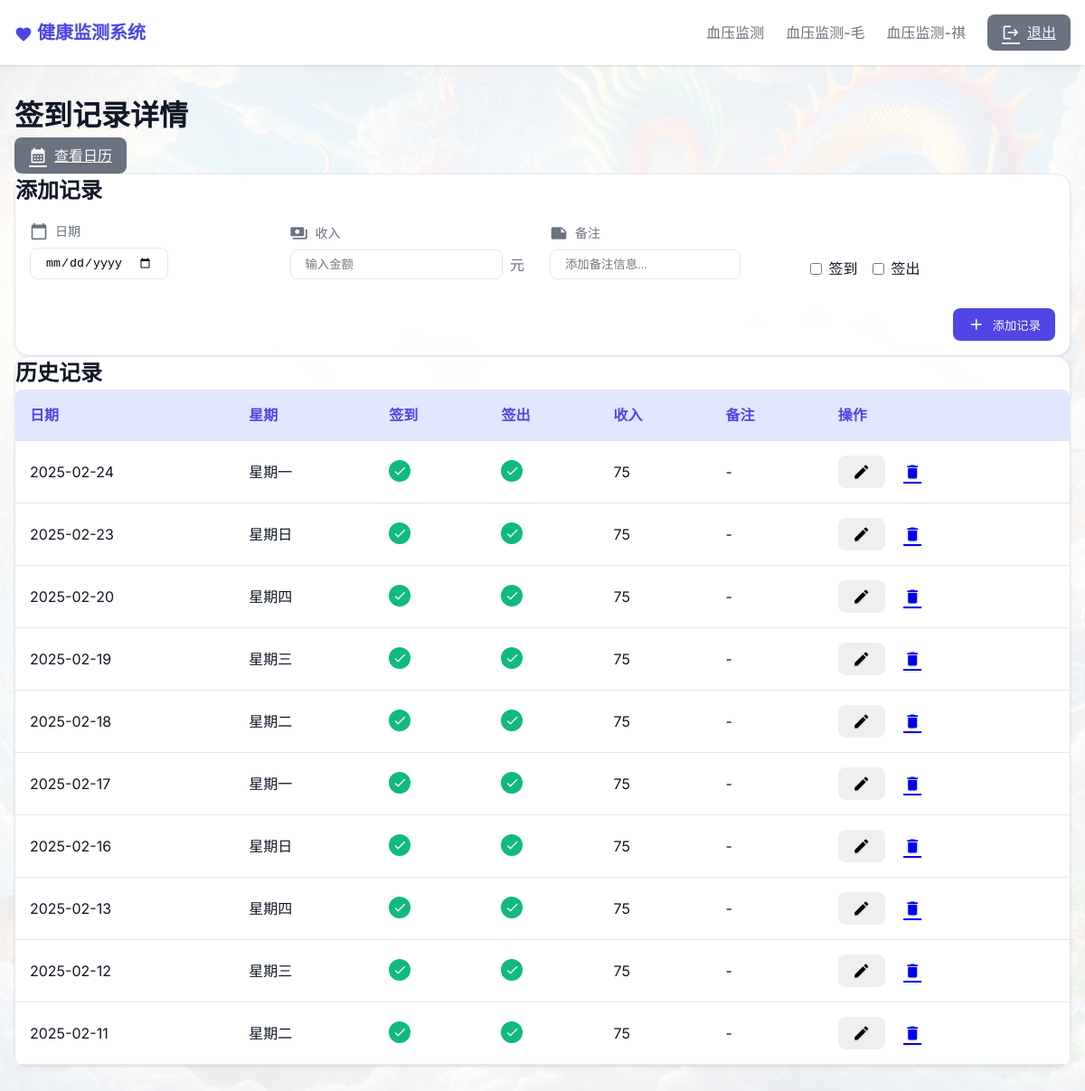
Before: /checkin_detail (signed in) with the older database file.
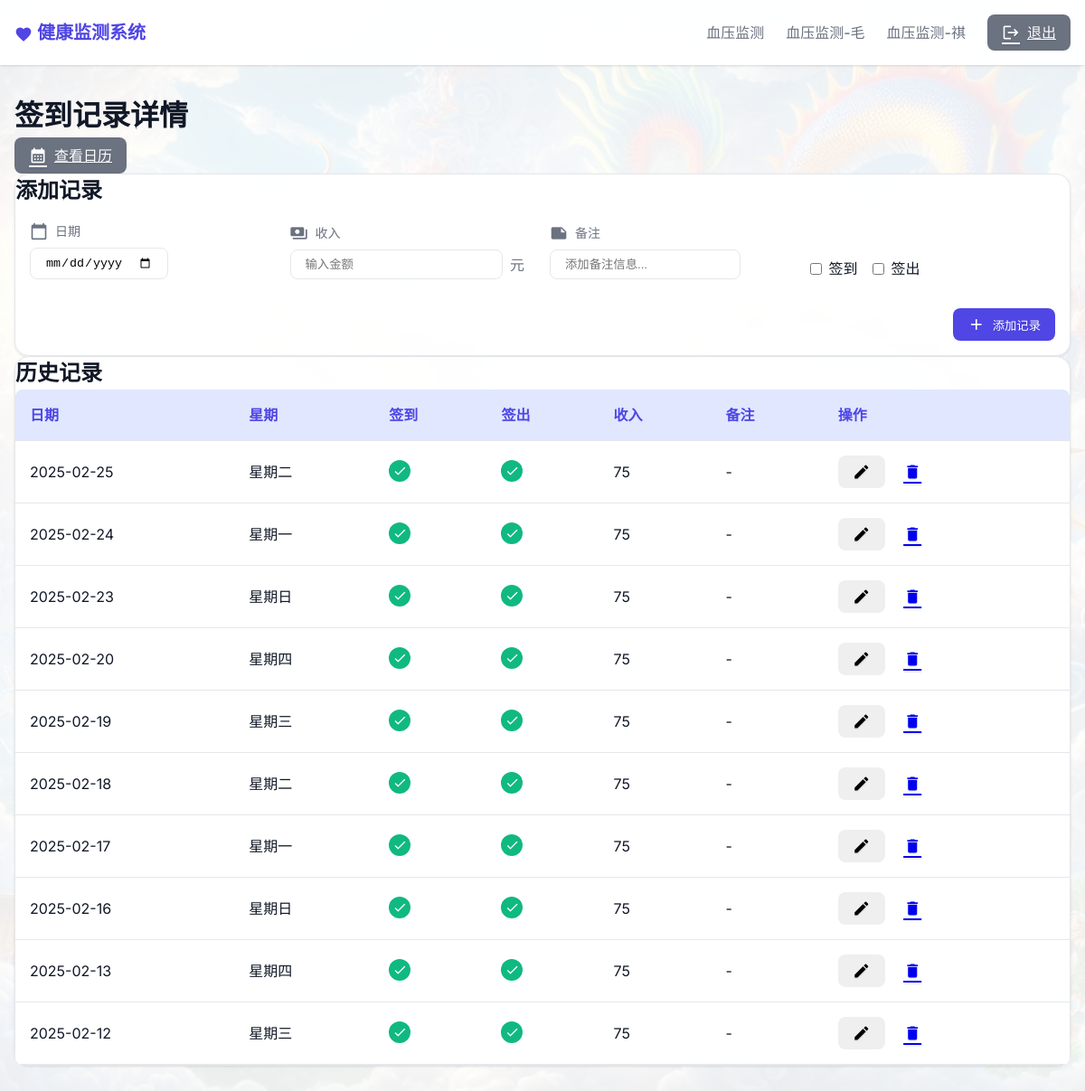
After: the same page with the newer database file.
### tables this page shows
CREATE TABLE checkin_records
                 (id INTEGER PRIMARY KEY AUTOINCREMENT,
                  date TEXT NOT NULL,
                  day_of_week TEXT NOT NULL,
                  checkin BOOLEAN NOT NULL,
                  checkout BOOLEAN NOT NULL,
                  notes TEXT,
                  income DECIMAL(10,2));

### app.py (the view)
@app.route('/checkin_detail')
@login_required
def checkin_detail():
    page = request.args.get('page', 1, type=int)
    per_page = 10
    db = get_db()
    records = db.execute('''
        WITH daily_records AS (
            SELECT
                id,
                date,
                day_of_week,
                MAX(checkin) as checkin_status,
                MAX(checkout) as checkout_status,
                GROUP_CONCAT(notes, ' ') as all_notes
            FROM (
                SELECT
                    id,
                    date,
                    day_of_week,
                    checkin,
                    checkout,
                    notes
                FROM checkin_records
                ORDER BY id DESC
            )
            GROUP BY date
        )
        SELECT
            id,
            date,
            day_of_week,
            checkin_status,
            checkout_status,
            CASE
                WHEN checkin_status = 1 AND checkout_status = 1 THEN 75
                ELSE 0
            END as total_income,
            all_notes
        FROM daily_records
        ORDER BY date DESC
        LIMIT ? OFFSET ?
    ''', [per_page, (page - 1) * per_page]).fetchall()
    total = db.execute('''
        SELECT COUNT(DISTINCT date)
        FROM checkin_records
    ''').fetchone()[0]
    formatted_records = []
    for record in records:
        formatted_records.append({
            'id': record['id'],
            'date': record['date'],
            'day_of_week': record['day_of_week'],
            'checkin': record['checkin_status'],
            'checkout': record['checkout_status'],
            'income': record['total_income'],
            'notes': record['all_notes'].strip() if record['all_notes'] else ''
        })
    db.close()
    total_pages = (total + per_page - 1) // per_page
    return render_template('checkindetail.html',
                         records=formatted_records,
                         current_page=page,
                         total_pages=total_pages)

### app.py (called while the page is built)
def login_required(f):
    @wraps(f)
    def decorated_function(*args, **kwargs):
        if 'logged_in' not in session:
            return redirect(url_for('login'))
        return f(*args, **kwargs)
    return decorated_function

def get_db():
    db = sqlite3.connect('monitor.db')
    db.row_factory = sqlite3.Row
    return db

### templates/checkindetail.html (shortened to what this page needs)
{% extends "base.html" %}
{% block content %}
<div class="page-header">
    <h1 class="page-title">签到记录详情</h1>
    <div class="page-actions">
        <a href="{{ url_for('checkin_calendar', year=current_year, month=current_month) }}" class="btn btn-secondary">
            <span class="material-icons">calendar_month</span>
            查看日历
        </a>
    </div>
</div>
<div class="card">
    <div class="card-header">
        <h2 class="card-title">添加记录</h2>
    </div>
    <div class="card-body">
        <form id="addForm" method="post" action="{{ url_for('add_checkin_record') }}" class="add-form">
            <div class="form-row">
                <div class="form-group">
                    <label class="form-label">
                        <span class="material-icons">calendar_today</span>
                        日期
                    </label>
                    <input type="date" name="date" value="{{ today }}" class="form-control" required>
                </div>
                <div class="form-group">
                    <label class="form-label">
                        <span class="material-icons">payments</span>
                        收入
                    </label>
                    <div class="input-group">
                        <input type="number" name="income" class="form-control" step="0.01" placeholder="输入金额">
                        <span class="unit">元</span>
                    </div>
                </div>
                <div class="form-group">
                    <label class="form-label">
                        <span class="material-icons">note</span>
                        备注
                    </label>
                    <input type="text" name="notes" class="form-control" placeholder="添加备注信息...">
                </div>
                <div class="form-group">
                    <label class="form-label">&nbsp;</label>
                    <div class="checkbox-group">
                        <label class="checkbox-label">
                            <input type="checkbox" name="checkin" value="1">
                            <span>签到</span>
                        </label>
                        <label class="checkbox-label">
                            <input type="checkbox" name="checkout" value="1">
                            <span>签出</span>
                        </label>
                    </div>
                </div>
            </div>
            <div class="form-actions">
                <button type="submit" class="btn btn-primary">
                    <span class="material-icons">add</span>
                    添加记录
                </button>
            </div>
        </form>
    </div>
</div>
<div class="card">
    <div class="card-header">
        <h2 class="card-title">历史记录</h2>
    </div>
    <div class="table-responsive">
        <table>
            <thead>
                <tr>
                    <th>日期</th>
                    <th>星期</th>
                    <th>签到</th>
                    <th>签出</th>
                    <th>收入</th>
                    <th>备注</th>
                    <th>操作</th>
                </tr>
            </thead>
            <tbody>
                {% for record in records %}
                <tr>
                    <td>{{ record.date }}</td>
                    <td>{{ record.day_of_week }}</td>
                    <td>
                        {% if record.checkin %}
                        <span class="badge success">
                            <span class="material-icons">check</span>
                        </span>
                        {% else %}
                        <span class="badge danger">
                            <span class="material-icons">close</span>
                        </span>
                        {% endif %}
                    </td>
                    <td>
                        {% if record.checkout %}
                        <span class="badge success">
                            <span class="material-icons">check</span>
                        </span>
                        {% else %}
                        <span class="badge danger">
                            <span class="material-icons">close</span>
                        </span>
                        {% endif %}
                    </td>
                    <td>{{ record.income if record.income else '-' }}</td>
                    <td>{{ record.notes if record.notes else '-' }}</td>
                    <td class="actions">
                        <button onclick="showEditForm('{{ record.date }}', this)" class="btn btn-icon" title="编辑">
                            <span class="material-icons">edit</span>
                        </button>
                        <a href="{{ url_for('delete_checkin_record', id=record.id) }}"
                           onclick="return confirm('确定要删除这条记录吗？')"
                           class="btn btn-icon btn-danger"
                           title="删除">
                            <span class="material-icons">delete</span>
                        </a>
                    </td>
                </tr>
                {% endfor %}
            </tbody>
        </table>
    </div>
</div>
{% endblock %}

### templates/base.html (shortened to what this page needs)
<!doctype html>
<html lang="zh">
<head>
</head>
<body>
    <nav class="navbar">
        <div class="container navbar-content">
            <a href="{{ url_for('index') }}" class="nav-brand">
                <span class="material-icons">favorite</span>
                健康监测系统
            </a>
            <div class="nav-links">
                {% if session.logged_in %}
                <a href="{{ url_for('blood_pressure_detail') }}" class="nav-link">血压监测</a>
                <a href="{{ url_for('blood_pressure2_detail') }}" class="nav-link">血压监测-毛</a>
                <a href="{{ url_for('blood_pressure3_detail') }}" class="nav-link">血压监测-祺</a>
                <a href="{{ url_for('logout') }}" class="btn btn-secondary">
                    <span class="material-icons">logout</span>
                    退出
                </a>
                {% endif %}
            </div>
        </div>
    </nav>
    <main class="container" style="padding-top: 2rem;">
        {% block content %}{% endblock %}
    </main>
</body>
</html>

### templates/base.html (style rules this page uses)
:root { --primary-color: #4f46e5; --primary-hover: #4338ca; --primary-light: #e0e7ff; --secondary-color: #6b7280; --secondary-hover: #4b5563; --secondary-light: #f3f4f6; --success-color: #10b981; --success-light: #d1fae5; --warning-color: #f59e0b; --warning-light: #fef3c7; --danger-color: #ef4444; --danger-light: #fee2e2; --info-color: #3b82f6; --info-light: #dbeafe; --background-color: #f9fafb; --card-background: #ffffff; --text-primary: #111827; --text-secondary: #6b7280; --border-color: #e5e7eb; --shadow-sm: 0 1px 2px 0 rgb(0 0 0 / 0.05); --shadow: 0 1px 3px 0 rgb(0 0 0 / 0.1), 0 1px 2px -1px rgb(0 0 0 / 0.1); --shadow-md: 0 4px 6px -1px rgb(0 0 0 / 0.1), 0 2px 4px -2px rgb(0 0 0 / 0.1); --shadow-lg: 0 10px 15px -3px rgb(0 0 0 / 0.1), 0 4px 6px -4px rgb(0 0 0 / 0.1); }
* { margin: 0; padding: 0; box-sizing: border-box; }
body { font-family: 'Inter', system-ui, sans-serif; color: var(--text-primary); line-height: 1.5; background: url('/static/chinese-dragon.png') no-repeat center center fixed; background-size: cover; position: relative; }
body::before { content: ''; position: fixed; top: 0; left: 0; width: 100%; height: 100%; background-color: rgba(255, 255, 255, 0.92); z-index: -1; }
.container { max-width: 1200px; margin: 0 auto; padding: 0 1rem; }
.navbar { background-color: rgba(255, 255, 255, 0.95); backdrop-filter: blur(10px); box-shadow: var(--shadow); padding: 1rem 0; position: sticky; top: 0; z-index: 100; }
.navbar-content { display: flex; justify-content: space-between; align-items: center; }
.nav-brand { font-size: 1.25rem; font-weight: 600; color: var(--primary-color); text-decoration: none; }
.nav-links { display: flex; gap: 1.5rem; align-items: center; }
.nav-link { color: var(--text-secondary); text-decoration: none; font-weight: 500; transition: color 0.2s; }
.btn { padding: 0.5rem 1rem; font-weight: 500; border-radius: 0.5rem; transition: all 0.2s ease; display: inline-flex; align-items: center; gap: 0.5rem; border: none; cursor: pointer; backdrop-filter: blur(4px); text-shadow: 0 1px 2px rgba(0, 0, 0, 0.1); }
.btn-primary { background-color: var(--primary-color); color: white; }
.btn-secondary { background-color: var(--secondary-color); color: white; }
.card { background: rgba(255, 255, 255, 0.95); backdrop-filter: blur(10px); border-radius: 1rem; box-shadow: var(--shadow); transition: all 0.3s ease; border: 1px solid var(--border-color); }
.form-group { margin-bottom: 1rem; }
.form-label { display: block; margin-bottom: 0.5rem; color: var(--text-secondary); font-weight: 500; }
.form-control { border: 1px solid var(--border-color); border-radius: 0.5rem; padding: 0.5rem 1rem; transition: all 0.2s ease; }
table { width: 100%; border-collapse: separate; border-spacing: 0; background: rgba(255, 255, 255, 0.95); backdrop-filter: blur(8px); border-radius: 0.5rem; overflow: hidden; }
th, td { padding: 1rem; border-bottom: 1px solid var(--border-color); text-align: left; }
th { background-color: var(--primary-light); color: var(--primary-color); font-weight: 600; padding: 1rem; text-align: left; }
.material-icons { font-size: 1.25rem; vertical-align: middle; }
main.container { position: relative; z-index: 1; padding: 2rem 1rem; min-height: calc(100vh - 4rem); }

### templates/checkindetail.html (style rules this page uses)
.add-form { padding: 1rem; }
.form-row { display: flex; gap: 1rem; align-items: flex-end; }
.form-group { flex: 1; }
.form-label { display: flex; align-items: center; gap: 0.5rem; margin-bottom: 0.5rem; color: var(--text-secondary); font-size: 0.875rem; }
.form-label .material-icons { font-size: 1.25rem; }
.input-group { position: relative; display: flex; align-items: center; }
.input-group .unit { position: absolute; right: 0.75rem; color: var(--text-secondary); }
.input-group input { padding-right: 2.5rem; }
.checkbox-group { display: flex; gap: 1rem; }
.checkbox-label { display: flex; align-items: center; gap: 0.5rem; cursor: pointer; }
.form-actions { margin-top: 1rem; display: flex; gap: 0.5rem; justify-content: flex-end; }
.badge { display: inline-flex; align-items: center; justify-content: center; width: 24px; height: 24px; border-radius: 50%; }
.badge .material-icons { font-size: 1rem; }
.badge.success { background-color: var(--success-color); color: white; }

Changed rows visible on the page:
no longer on this page (row unchanged): checkin_records: date "2025-02-11", day_of_week "星期二", income "75", notes "-"
added checkin_records: date "2025-02-25", day_of_week "星期二", income "75", notes "-"
